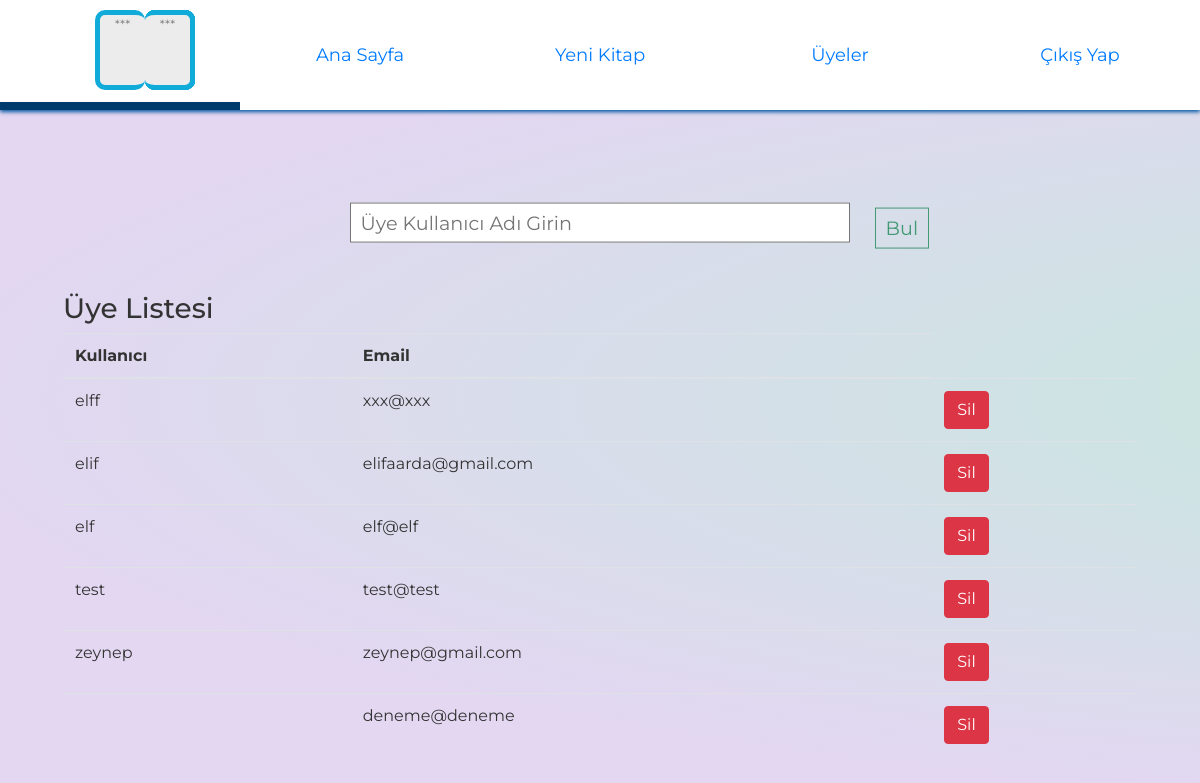
The app's page /admin_users, older data.
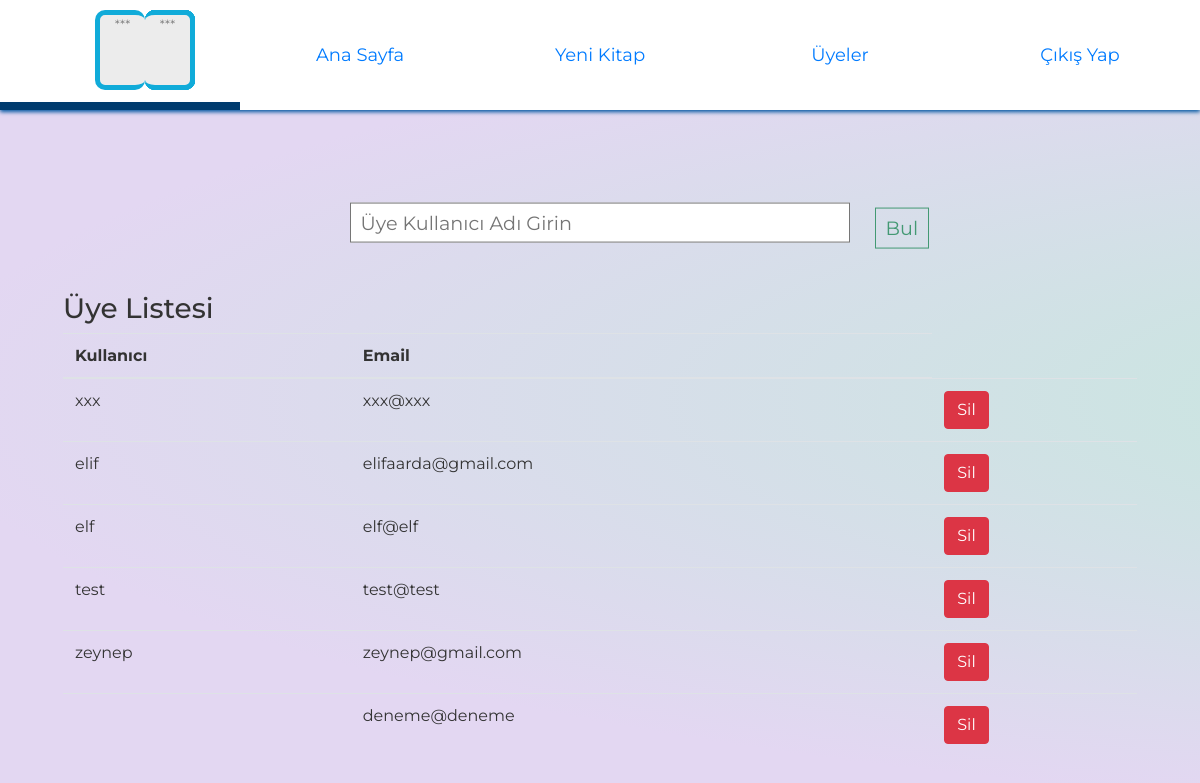
The same page, newer data.
### Models/user.py (models this page shows, shortened)
class User(UserMixin,db.Model):
    __tablename__ = 'user'
    id = db.Column(db.Integer, primary_key=True)
    username = db.Column(db.String(120))
    email = db.Column(db.String(120))
    password = db.Column(db.String(80))

### Routes/routes.py (the view)
@routes.route("/admin_users")
def admin_users():
    users = User.query.all()
    return render_template("admin_users.html", users=users)

### templates/admin_users.html (shortened to what this page needs)
<html>
<head>
    <link rel="stylesheet" href="https://maxcdn.bootstrapcdn.com/bootstrap/4.0.0/css/bootstrap.min.css">
    <link rel="stylesheet" type="text/css" href="../static/css/home.css" />
    <link rel="stylesheet" type="text/css" href="../static/css/search.css" />
</head>
<body>
    <div>
        <section class='header'>
            <header>
                <ul class='menu'>
                <li>
                        <div class="logo">
                            <div class="paper">
                            </div>
                            <div class="paper">
                            </div>
                        </div>
                    </li>
                    <li>
                        <a href='/admin'>Ana Sayfa</a>
                    </li>
                    <li>
                        <a href='/admin_book'>Yeni Kitap</a>
                    </li>
                    <li>
                        <a href='/admin_users'>Üyeler</a>
                    </li>
                    <li class="logout">
                        <a href='/logout'>Çıkış Yap</a>
                    </li>
                </ul>
            </header>
        </section>
        <div style="margin-top: 150px;" class="container">
            <form action="/member_search" method="POST" id="searchform">
                <input type="text" name="member_search" id="search-bar" placeholder="Üye Kullanıcı Adı Girin" />
                <button type="submit" name="member_search" id="submit">Bul</button>
            </form>
            <table class="table table-hover">
                <h3>Üye Listesi</h3>
                <thead>
                    <tr>
                        <th scope="col">Kullanıcı</th>
                        <th scope="col">Email</th>
                    </tr>
                </thead>
                <tbody>
                {% if members: %}
                    {%for member in members %}
                    <tr>
                        <td>{{member.username}}</td>
                        <td>{{member.email}}</td>
                        <td><a href="/user_delete/{{member.id}}" method="DELETE" class="btn btn-danger">Sil</a>
                    </tr>
                    {% endfor %}
                    {% else %}
                      {%for user in users %}
                    <tr>
                        <td>{{user.username}}</td>
                        <td>{{user.email}}</td>
                        <td><a href="/user_delete/{{user.id}}" method="DELETE" class="btn btn-danger">Sil</a>
                    </tr>
                    {% endfor %}
                    {% endif %}
                </tbody>
            </table>
        </div>
    </div>
</body>
</html>

Row changes from the older to the newer data that the page shows:
changed User "xxx@xxx": username "elff" → "xxx"
